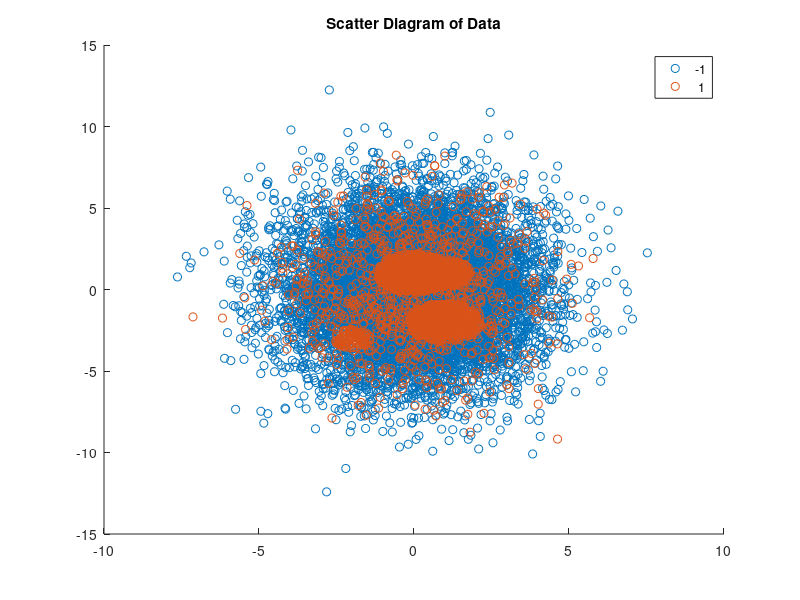

This chart was generated by the following MATLAB code: (Note: this script raises an error after producing the figure.)
fid = fopen('dataset2/dataset2.2.train.csv');
out = textscan(fid,'%f%f%s','delimiter',',');
fclose(fid);

feature1 = out{1};
feature2 = out{2};
label = out{3};

X = [feature1, feature2];
Y = zeros(size(label,1),1);
for i=1:size(label,1)
    if strcmp(label(i,1),'True') == 1
        Y(i,1) = 1;
    else
        Y(i,1) = -1;
    end
end
        
figure;
gscatter(X(:,1),X(:,2),Y);
title('Scatter Diagram of Data');

fprintf('start training\n');

sigma = 1;
gamma = 1/(2*sigma^2);
model = svmtrain(Y, X, sprintf('-s 0 -t 2 -g %g', gamma));

[predicted_label, accuracy, decision_values] = svmpredict(Y, X, model);

% Plot heatmap
plotboundary(Y, X, model, 't');

title(sprintf('\\sigma = %g', sigma), 'FontSize', 14);
